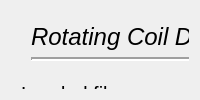
      <widget class="QWidget" name="configuration">
       <attribute name="title">
        <string>Configuration</string>
       </attribute>
       <layout class="QGridLayout" name="gridLayout_3">
        <item row="1" column="0">
         <widget class="QFrame" name="group_box_1">
          <widget class="QLabel" name="lnls_logo">
           <property name="geometry">
            <rect>
             <x>1129</x>
             <y>10</y>
             <width>51</width>
             <height>61</height>
            </rect>
           </property>
           <property name="text">
            <string/>
           </property>
           <property name="pixmap">
            <pixmap resource="resources.qrc">:/images/images/LNLS.jpg</pixmap>
           </property>
           <property name="scaledContents">
            <bool>true</bool>
           </property>
           <property name="margin">
            <number>1</number>
           </property>
          </widget>
          <widget class="QPushButton" name="bt_upload_files">
           <property name="geometry">
            <rect>
             <x>560</x>
             <y>190</y>
             <width>81</width>
             <height>40</height>
            </rect>
           </property>
           <property name="toolTip">
            <string>&lt;html&gt;&lt;head/&gt;&lt;body&gt;&lt;p&gt;Enviar arquivos para lista de dados selecionados.&lt;/p&gt;&lt;/body&gt;&lt;/html&gt;</string>
           </property>
           <property name="text">
            <string/>
           </property>
           <property name="icon">
            <iconset resource="resources.qrc">
             <normaloff>:/images/images/send.png</normaloff>:/images/images/send.png</iconset>
           </property>
           <property name="iconSize">
            <size>
             <width>30</width>
             <height>30</height>
            </size>
           </property>
          </widget>
          <widget class="QGroupBox" name="group_box_2">
           <property name="geometry">
            <rect>
             <x>10</x>
             <y>70</y>
             <width>540</width>
             <height>731</height>
            </rect>
           </property>
           <property name="font">
            <font>
             <pointsize>15</pointsize>
            </font>
           </property>
           <property name="title">
            <string>Loaded files</string>
           </property>
           <widget class="QGroupBox" name="group_box_3">
            <property name="geometry">
             <rect>
              <x>60</x>
              <y>30</y>
              <width>350</width>
              <height>60</height>
             </rect>
            </property>
            <property name="font">
             <font>
              <pointsize>14</pointsize>
             </font>
            </property>
            <property name="title">
             <string>Number</string>
            </property>
            <widget class="QLabel" name="input_count">
             <property name="geometry">
              <rect>
               <x>190</x>
               <y>20</y>
               <width>51</width>
               <height>41</height>
              </rect>
             </property>
             <property name="font">
              <font>
               <pointsize>14</pointsize>
               <weight>75</weight>
               <bold>true</bold>
              </font>
             </property>
             <property name="layoutDirection">
              <enum>Qt::LeftToRight</enum>
             </property>
             <property name="text">
              <string>0</string>
             </property>
             <property name="alignment">
              <set>Qt::AlignRight|Qt::AlignTrailing|Qt::AlignVCenter</set>
             </property>
            </widget>
            <widget class="QLabel" name="input_count_label">
             <property name="geometry">
              <rect>
               <x>90</x>
               <y>30</y>
               <width>81</width>
               <height>21</height>
              </rect>
             </property>
             <property name="font">
              <font>
               <pointsize>12</pointsize>
              </font>
             </property>
             <property name="text">
              <string>Total:</string>
             </property>
            </widget>
           </widget>
           <widget class="QTableWidget" name="input_list">
            <property name="geometry">
             <rect>
              <x>10</x>
              <y>100</y>
              <width>520</width>
              <height>621</height>
             </rect>
            </property>
            <property name="font">
             <font>
              <pointsize>11</pointsize>
             </font>
            </property>
            <property name="toolTip">
             <string/>
            </property>
            <property name="verticalScrollBarPolicy">
             <enum>Qt::ScrollBarAlwaysOn</enum>
            </property>
            <property name="horizontalScrollBarPolicy">
             <enum>Qt::ScrollBarAlwaysOn</enum>
            </property>
            <property name="autoScroll">
             <bool>false</bool>
            </property>
            <property name="autoScrollMargin">
             <number>150</number>
            </property>
            <property name="editTriggers">
             <set>QAbstractItemView::NoEditTriggers</set>
            </property>
            <property name="textElideMode">
             <enum>Qt::ElideRight</enum>
            </property>
            <property name="verticalScrollMode">
             <enum>QAbstractItemView::ScrollPerPixel</enum>
            </property>
            <property name="horizontalScrollMode">
             <enum>QAbstractItemView::ScrollPerPixel</enum>
            </property>
            <property name="rowCount">
             <number>0</number>
            </property>
            <property name="columnCount">
             <number>1</number>
            </property>
            <attribute name="horizontalHeaderVisible">
             <bool>false</bool>
            </attribute>
            <attribute name="horizontalHeaderCascadingSectionResizes">
             <bool>true</bool>
            </attribute>
            <attribute name="horizontalHeaderDefaultSectionSize">
             <number>1000</number>
            </attribute>
            <attribute name="horizontalHeaderMinimumSectionSize">
             <number>27</number>
            </attribute>
            <attribute name="verticalHeaderDefaultSectionSize">
             <number>30</number>
            </attribute>
            <attribute name="verticalHeaderMinimumSectionSize">
             <number>17</number>
            </attribute>
            <column>
             <property name="text">
              <string>Arquivo</string>
             </property>
             <property name="font">
              <font>
               <pointsize>12</pointsize>
               <weight>50</weight>
               <bold>false</bold>
              </font>
             </property>
            </column>
           </widget>
           <widget class="QPushButton" name="bt_clear_input_list">
            <property name="geometry">
             <rect>
              <x>420</x>
              <y>50</y>
              <width>71</width>
              <height>31</height>
             </rect>
            </property>
            <property name="font">
             <font>
              <pointsize>10</pointsize>
             </font>
            </property>
            <property name="toolTip">
             <string>&lt;html&gt;&lt;head/&gt;&lt;body&gt;&lt;p&gt;&lt;span style=&quot; font-size:12pt;&quot;&gt;Limpar tabela.&lt;/span&gt;&lt;/p&gt;&lt;/body&gt;&lt;/html&gt;</string>
            </property>
            <property name="text">
             <string>Clean</string>
            </property>
           </widget>
          </widget>
          <widget class="QLabel" name="data_analysis_label">
           <property name="geometry">
            <rect>
             <x>20</x>
             <y>0</y>
             <width>321</width>
             <height>51</height>
            </rect>
           </property>
           <property name="font">
            <font>
             <family>Ubuntu</family>
             <pointsize>18</pointsize>
             <weight>50</weight>
             <italic>true</italic>
             <bold>false</bold>
            </font>
           </property>
           <property name="text">
            <string>Rotating Coil Data Analysis</string>
           </property>
          </widget>
          <widget class="Line" name="line">
           <property name="geometry">
            <rect>
             <x>20</x>
             <y>40</y>
             <width>321</width>
             <height>16</height>
            </rect>
           </property>
           <property name="font">
            <font>
             <family>3ds</family>
             <pointsize>8</pointsize>
             <weight>50</weight>
             <bold>false</bold>
            </font>
           </property>
           <property name="frameShadow">
            <enum>QFrame::Sunken</enum>
           </property>
           <property name="lineWidth">
            <number>2</number>
           </property>
           <property name="midLineWidth">
            <number>0</number>
           </property>
           <property name="orientation">
            <enum>Qt::Horizontal</enum>
           </property>
          </widget>
          <widget class="QGroupBox" name="group_box_4">
           <property name="geometry">
            <rect>
             <x>650</x>
             <y>70</y>
             <width>530</width>
             <height>731</height>
            </rect>
           </property>
           <property name="font">
            <font>
             <pointsize>14</pointsize>
            </font>
           </property>
           <property name="title">
            <string>Files selected for analysis</string>
           </property>
           <widget class="QGroupBox" name="group_box_5">
            <property name="geometry">
             <rect>
              <x>60</x>
              <y>30</y>
              <width>351</width>
              <height>60</height>
             </rect>
            </property>
            <property name="font">
             <font>
              <pointsize>14</pointsize>
             </font>
            </property>
            <property name="title">
             <string>Number</string>
            </property>
            <widget class="QLabel" name="output_count">
             <property name="geometry">
              <rect>
               <x>210</x>
               <y>20</y>
               <width>51</width>
               <height>31</height>
              </rect>
             </property>
             <property name="font">
              <font>
               <pointsize>14</pointsize>
               <weight>75</weight>
               <bold>true</bold>
              </font>
             </property>
             <property name="layoutDirection">
              <enum>Qt::LeftToRight</enum>
             </property>
             <property name="text">
              <string>0</string>
             </property>
             <property name="alignment">
              <set>Qt::AlignRight|Qt::AlignTrailing|Qt::AlignVCenter</set>
             </property>
            </widget>
            <widget class="QLabel" name="output_count_label">
             <property name="geometry">
              <rect>
               <x>70</x>
               <y>20</y>
               <width>121</width>
               <height>31</height>
              </rect>
             </property>
             <property name="font">
              <font>
               <pointsize>12</pointsize>
              </font>
             </property>
             <property name="text">
              <string>Selected:</string>
             </property>
            </widget>
           </widget>
           <widget class="QPushButton" name="bt_clear_output_list">
            <property name="geometry">
             <rect>
              <x>420</x>
              <y>50</y>
              <width>71</width>
              <height>31</height>
             </rect>
            </property>
            <property name="font">
             <font>
              <pointsize>10</pointsize>
             </font>
            </property>
            <property name="toolTip">
             <string>&lt;html&gt;&lt;head/&gt;&lt;body&gt;&lt;p&gt;&lt;span style=&quot; font-size:12pt;&quot;&gt;Limpar tabela.&lt;/span&gt;&lt;/p&gt;&lt;/body&gt;&lt;/html&gt;</string>
            </property>
            <property name="text">
             <string>Clean</string>
            </property>
           </widget>
           <widget class="QTableWidget" name="output_list">
            <property name="geometry">
             <rect>
              <x>10</x>
              <y>100</y>
              <width>510</width>
              <height>621</height>
             </rect>
            </property>
            <property name="font">
             <font>
              <pointsize>11</pointsize>
             </font>
            </property>
            <property name="toolTip">
             <string/>
            </property>
            <property name="verticalScrollBarPolicy">
             <enum>Qt::ScrollBarAlwaysOn</enum>
            </property>
            <property name="horizontalScrollBarPolicy">
             <enum>Qt::ScrollBarAlwaysOn</enum>
            </property>
            <property name="autoScroll">
             <bool>false</bool>
            </property>
            <property name="autoScrollMargin">
             <number>150</number>
            </property>
            <property name="editTriggers">
             <set>QAbstractItemView::NoEditTriggers</set>
            </property>
            <property name="textElideMode">
             <enum>Qt::ElideRight</enum>
            </property>
            <property name="verticalScrollMode">
             <enum>QAbstractItemView::ScrollPerPixel</enum>
            </property>
            <property name="horizontalScrollMode">
             <enum>QAbstractItemView::ScrollPerPixel</enum>
            </property>
            <property name="rowCount">
             <number>0</number>
            </property>
            <property name="columnCount">
             <number>1</number>
            </property>
            <attribute name="horizontalHeaderVisible">
             <bool>false</bool>
            </attribute>
            <attribute name="horizontalHeaderCascadingSectionResizes">
             <bool>true</bool>
            </attribute>
            <attribute name="horizontalHeaderDefaultSectionSize">
             <number>1000</number>
            </attribute>
            <attribute name="horizontalHeaderMinimumSectionSize">
             <number>27</number>
            </attribute>
            <attribute name="verticalHeaderDefaultSectionSize">
             <number>30</number>
            </attribute>
            <attribute name="verticalHeaderMinimumSectionSize">
             <number>17</number>
            </attribute>
            <column>
             <property name="text">
              <string>Arquivo</string>
             </property>
             <property name="font">
              <font>
               <pointsize>12</pointsize>
               <weight>50</weight>
               <bold>false</bold>
              </font>
             </property>
            </column>
           </widget>
          </widget>
          <widget class="QPushButton" name="bt_remove_files">
           <property name="geometry">
            <rect>
             <x>560</x>
             <y>280</y>
             <width>81</width>
             <height>40</height>
            </rect>
           </property>
           <property name="toolTip">
            <string>&lt;html&gt;&lt;head/&gt;&lt;body&gt;&lt;p&gt;Excluir arquivos da lista de dados selecionados.&lt;/p&gt;&lt;/body&gt;&lt;/html&gt;</string>
           </property>
           <property name="text">
            <string/>
           </property>
           <property name="icon">
            <iconset resource="resources.qrc">
             <normaloff>:/images/images/delete.png</normaloff>:/images/images/delete.png</iconset>
           </property>
           <property name="iconSize">
            <size>
             <width>30</width>
             <height>30</height>
            </size>
           </property>
          </widget>
          <widget class="QPushButton" name="bt_data_analysis">
           <property name="geometry">
            <rect>
             <x>650</x>
             <y>10</y>
             <width>160</width>
             <height>50</height>
            </rect>
           </property>
           <property name="font">
            <font>
             <pointsize>15</pointsize>
            </font>
           </property>
           <property name="text">
            <string>Analyze</string>
           </property>
           <property name="icon">
            <iconset resource="resources.qrc">
             <normaloff>:/images/images/plot.png</normaloff>:/images/images/plot.png</iconset>
           </property>
           <property name="iconSize">
            <size>
             <width>35</width>
             <height>35</height>
            </size>
           </property>
          </widget>
          <widget class="QPushButton" name="bt_open_file">
           <property name="geometry">
            <rect>
             <x>390</x>
             <y>10</y>
             <width>160</width>
             <height>50</height>
            </rect>
           </property>
           <property name="text">
            <string>Load Files</string>
           </property>
           <property name="icon">
            <iconset resource="resources.qrc">
             <normaloff>:/images/images/file_add.png</normaloff>:/images/images/file_add.png</iconset>
           </property>
          </widget>
         </widget>
        </item>
       </layout>
      </widget>
